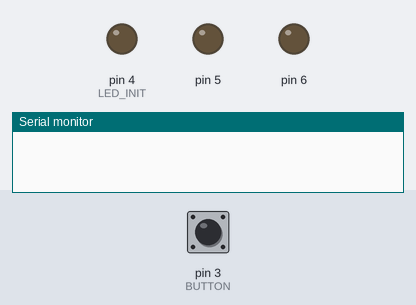
The sketch below on a simulated Arduino Uno, built with avr-gcc and run on an emulated ATmega328P. Shown: output pins drawn as LEDs (lit = HIGH), the last lines printed to the serial monitor. Inputs (shaded band) come from the test bench; at power-on: pin 3 (BUTTON) LOW. Random numbers use the default seed unless the sketch sets one.

Above: at 1.3 s.
1.4 s: pin 3 (BUTTON) pulled HIGH for 1 s
At 3.5 s:
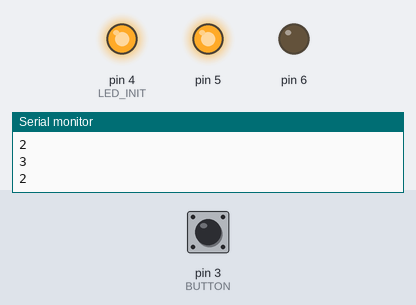
3.9 s: pin 3 (BUTTON) pulled HIGH for 0.3 s
At 4.3 s:
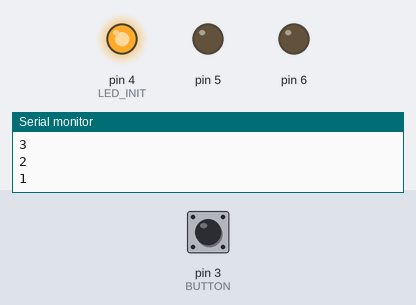
5.7 s: pin 3 (BUTTON) pulled HIGH for 3.2 s
At 9.8 s:
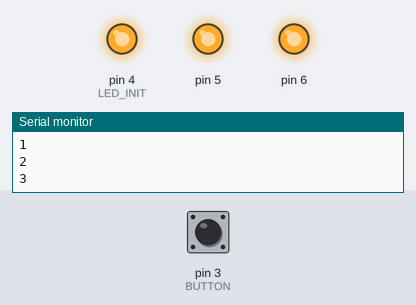
Timing chart, 0 to 11.3 s (numbered marks = the images above; inputs shaded):
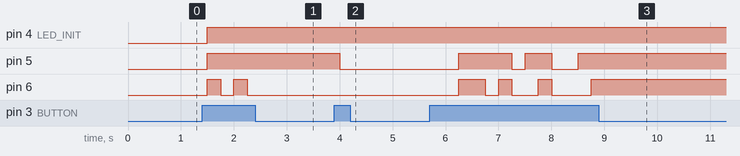

Measured:
- after the input at 1.4 s, pin 4 (LED_INIT), pin 5: LOW → HIGH after 0.10 s; pin 6: alternates HIGH for 0.25 s and LOW for 0.25 s, 4 changes in all, then stays LOW, starting after 0.10 s
- after the input at 3.9 s, pin 5: HIGH → LOW after 0.10 s
- after the input at 5.7 s, pin 5: goes HIGH 1.0 s, LOW 0.25 s, HIGH 0.50 s, LOW 0.50 s, then HIGH, starting after 0.55 s; pin 6: goes HIGH 0.50 s, LOW 0.25 s, HIGH 0.25 s, LOW 0.50 s, HIGH 0.25 s, LOW 0.75 s, then HIGH, starting after 0.55 s

The sketch:

Prac1_1.ino
```cpp
#define BUTTON 3
#define LEDS 3
#define LED_INIT 4

void setLeds(int n) {
  for (int i = 0; i < n; i++)
    digitalWrite(LED_INIT + i, HIGH);
  for (int i = n; i < LEDS; i++)
    digitalWrite(LED_INIT + i, LOW);
}

void setup() {
  //Set pins
  pinMode(BUTTON, INPUT);
  for (int i = 0; i < LEDS; i++)
    pinMode(LED_INIT + i, OUTPUT);
  //Random seed
  randomSeed(analogRead(0));

  Serial.begin(9600);
}

void loop() {
  if (digitalRead(BUTTON) == HIGH) {
    int r = random(1, LEDS + 1);
    setLeds(r);
    Serial.println(r);
  }
  delay(250);
}
```
